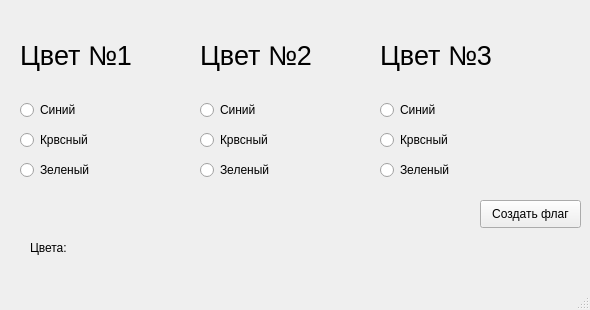
<?xml version="1.0" encoding="UTF-8"?>
<ui version="4.0">
 <class>MainWindow</class>
 <widget class="QMainWindow" name="MainWindow">
  <property name="enabled">
   <bool>true</bool>
  </property>
  <property name="geometry">
   <rect>
    <x>0</x>
    <y>0</y>
    <width>590</width>
    <height>310</height>
   </rect>
  </property>
  <property name="minimumSize">
   <size>
    <width>590</width>
    <height>310</height>
   </size>
  </property>
  <property name="maximumSize">
   <size>
    <width>590</width>
    <height>310</height>
   </size>
  </property>
  <property name="windowTitle">
   <string>Текстовый флаг </string>
  </property>
  <widget class="QWidget" name="centralwidget">
   <widget class="QLabel" name="label">
    <property name="geometry">
     <rect>
      <x>20</x>
      <y>20</y>
      <width>141</width>
      <height>71</height>
     </rect>
    </property>
    <property name="font">
     <font>
      <pointsize>20</pointsize>
     </font>
    </property>
    <property name="text">
     <string>Цвет №1</string>
    </property>
   </widget>
   <widget class="QLabel" name="label_2">
    <property name="geometry">
     <rect>
      <x>200</x>
      <y>20</y>
      <width>151</width>
      <height>71</height>
     </rect>
    </property>
    <property name="font">
     <font>
      <pointsize>20</pointsize>
     </font>
    </property>
    <property name="text">
     <string>Цвет №2</string>
    </property>
   </widget>
   <widget class="QLabel" name="label_3">
    <property name="geometry">
     <rect>
      <x>380</x>
      <y>20</y>
      <width>171</width>
      <height>71</height>
     </rect>
    </property>
    <property name="font">
     <font>
      <pointsize>20</pointsize>
     </font>
    </property>
    <property name="text">
     <string>Цвет №3</string>
    </property>
   </widget>
   <widget class="QRadioButton" name="Bluy_1">
    <property name="geometry">
     <rect>
      <x>20</x>
      <y>100</y>
      <width>95</width>
      <height>20</height>
     </rect>
    </property>
    <property name="text">
     <string>Синий</string>
    </property>
   </widget>
   <widget class="QRadioButton" name="Red_1">
    <property name="geometry">
     <rect>
      <x>20</x>
      <y>130</y>
      <width>95</width>
      <height>20</height>
     </rect>
    </property>
    <property name="text">
     <string>Крвсный</string>
    </property>
   </widget>
   <widget class="QRadioButton" name="Green_1">
    <property name="geometry">
     <rect>
      <x>20</x>
      <y>160</y>
      <width>95</width>
      <height>20</height>
     </rect>
    </property>
    <property name="text">
     <string>Зеленый</string>
    </property>
   </widget>
   <widget class="QPushButton" name="pushButton">
    <property name="geometry">
     <rect>
      <x>480</x>
      <y>200</y>
      <width>101</width>
      <height>28</height>
     </rect>
    </property>
    <property name="text">
     <string>Создать флаг</string>
    </property>
   </widget>
   <widget class="QLabel" name="Answer">
    <property name="geometry">
     <rect>
      <x>30</x>
      <y>240</y>
      <width>541</width>
      <height>16</height>
     </rect>
    </property>
    <property name="text">
     <string>Цвета: </string>
    </property>
   </widget>
   <widget class="QRadioButton" name="Bluy_2">
    <property name="geometry">
     <rect>
      <x>200</x>
      <y>100</y>
      <width>95</width>
      <height>20</height>
     </rect>
    </property>
    <property name="text">
     <string>Синий</string>
    </property>
   </widget>
   <widget class="QRadioButton" name="Green_2">
    <property name="geometry">
     <rect>
      <x>200</x>
      <y>160</y>
      <width>95</width>
      <height>20</height>
     </rect>
    </property>
    <property name="text">
     <string>Зеленый</string>
    </property>
   </widget>
   <widget class="QRadioButton" name="Red_2">
    <property name="geometry">
     <rect>
      <x>200</x>
      <y>130</y>
      <width>95</width>
      <height>20</height>
     </rect>
    </property>
    <property name="text">
     <string>Крвсный</string>
    </property>
   </widget>
   <widget class="QRadioButton" name="Bluy_3">
    <property name="geometry">
     <rect>
      <x>380</x>
      <y>100</y>
      <width>95</width>
      <height>20</height>
     </rect>
    </property>
    <property name="text">
     <string>Синий</string>
    </property>
   </widget>
   <widget class="QRadioButton" name="Red_3">
    <property name="geometry">
     <rect>
      <x>380</x>
      <y>130</y>
      <width>95</width>
      <height>20</height>
     </rect>
    </property>
    <property name="text">
     <string>Крвсный</string>
    </property>
   </widget>
   <widget class="QRadioButton" name="Green_3">
    <property name="geometry">
     <rect>
      <x>380</x>
      <y>160</y>
      <width>95</width>
      <height>20</height>
     </rect>
    </property>
    <property name="text">
     <string>Зеленый</string>
    </property>
   </widget>
   <zorder>label</zorder>
   <zorder>label_2</zorder>
   <zorder>label_3</zorder>
   <zorder>Bluy_1</zorder>
   <zorder>Green_1</zorder>
   <zorder>pushButton</zorder>
   <zorder>Answer</zorder>
   <zorder>Red_1</zorder>
   <zorder>Bluy_2</zorder>
   <zorder>Green_2</zorder>
   <zorder>Red_2</zorder>
   <zorder>Bluy_3</zorder>
   <zorder>Red_3</zorder>
   <zorder>Green_3</zorder>
  </widget>
  <widget class="QMenuBar" name="menubar">
   <property name="geometry">
    <rect>
     <x>0</x>
     <y>0</y>
     <width>590</width>
     <height>26</height>
    </rect>
   </property>
  </widget>
  <widget class="QStatusBar" name="statusbar"/>
 </widget>
 <resources/>
 <connections/>
</ui>
